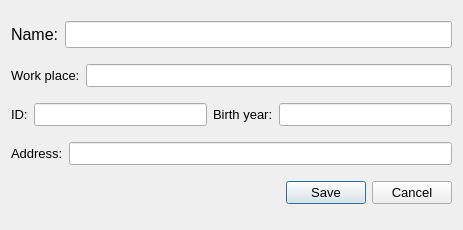
<?xml version="1.0" encoding="UTF-8"?>
<ui version="4.0">
 <class>PatientEditDialog</class>
 <widget class="QDialog" name="PatientEditDialog">
  <property name="geometry">
   <rect>
    <x>0</x>
    <y>0</y>
    <width>463</width>
    <height>230</height>
   </rect>
  </property>
  <property name="windowTitle">
   <string>Patient edit</string>
  </property>
  <layout class="QVBoxLayout" name="verticalLayout">
   <item>
    <layout class="QHBoxLayout" name="horizontalLayout">
     <item>
      <widget class="QLabel" name="nameLabel">
       <property name="sizePolicy">
        <sizepolicy hsizetype="Preferred" vsizetype="Fixed">
         <horstretch>0</horstretch>
         <verstretch>0</verstretch>
        </sizepolicy>
       </property>
       <property name="font">
        <font>
         <pointsize>12</pointsize>
        </font>
       </property>
       <property name="text">
        <string>Name:</string>
       </property>
      </widget>
     </item>
     <item>
      <widget class="QLineEdit" name="nameEdit">
       <property name="font">
        <font>
         <pointsize>12</pointsize>
        </font>
       </property>
      </widget>
     </item>
    </layout>
   </item>
   <item>
    <layout class="QHBoxLayout" name="horizontalLayout_2">
     <property name="sizeConstraint">
      <enum>QLayout::SetDefaultConstraint</enum>
     </property>
     <item>
      <widget class="QLabel" name="workLabel">
       <property name="sizePolicy">
        <sizepolicy hsizetype="Preferred" vsizetype="Fixed">
         <horstretch>0</horstretch>
         <verstretch>0</verstretch>
        </sizepolicy>
       </property>
       <property name="font">
        <font>
         <pointsize>10</pointsize>
        </font>
       </property>
       <property name="text">
        <string>Work place:</string>
       </property>
      </widget>
     </item>
     <item>
      <widget class="QLineEdit" name="workEdit">
       <property name="font">
        <font>
         <pointsize>10</pointsize>
        </font>
       </property>
      </widget>
     </item>
    </layout>
   </item>
   <item>
    <layout class="QHBoxLayout" name="horizontalLayout_3">
     <item>
      <widget class="QLabel" name="idLabel">
       <property name="sizePolicy">
        <sizepolicy hsizetype="Preferred" vsizetype="Fixed">
         <horstretch>0</horstretch>
         <verstretch>0</verstretch>
        </sizepolicy>
       </property>
       <property name="font">
        <font>
         <pointsize>10</pointsize>
        </font>
       </property>
       <property name="text">
        <string>ID:</string>
       </property>
      </widget>
     </item>
     <item>
      <widget class="QLineEdit" name="idEdit">
       <property name="font">
        <font>
         <pointsize>10</pointsize>
        </font>
       </property>
       <property name="inputMask">
        <string>99 999999; </string>
       </property>
      </widget>
     </item>
     <item>
      <widget class="QLabel" name="yearLabel">
       <property name="sizePolicy">
        <sizepolicy hsizetype="Preferred" vsizetype="Fixed">
         <horstretch>0</horstretch>
         <verstretch>0</verstretch>
        </sizepolicy>
       </property>
       <property name="font">
        <font>
         <pointsize>10</pointsize>
        </font>
       </property>
       <property name="text">
        <string>Birth year:</string>
       </property>
      </widget>
     </item>
     <item>
      <widget class="QLineEdit" name="yearEdit">
       <property name="font">
        <font>
         <pointsize>10</pointsize>
        </font>
       </property>
       <property name="inputMask">
        <string>D999; </string>
       </property>
      </widget>
     </item>
    </layout>
   </item>
   <item>
    <layout class="QHBoxLayout" name="horizontalLayout_4">
     <item>
      <widget class="QLabel" name="addressLabel">
       <property name="sizePolicy">
        <sizepolicy hsizetype="Preferred" vsizetype="Fixed">
         <horstretch>0</horstretch>
         <verstretch>0</verstretch>
        </sizepolicy>
       </property>
       <property name="font">
        <font>
         <pointsize>10</pointsize>
        </font>
       </property>
       <property name="text">
        <string>Address:</string>
       </property>
      </widget>
     </item>
     <item>
      <widget class="QLineEdit" name="addressEdit">
       <property name="font">
        <font>
         <pointsize>10</pointsize>
        </font>
       </property>
      </widget>
     </item>
    </layout>
   </item>
   <item>
    <widget class="QDialogButtonBox" name="buttonBox">
     <property name="font">
      <font>
       <pointsize>10</pointsize>
      </font>
     </property>
     <property name="orientation">
      <enum>Qt::Horizontal</enum>
     </property>
     <property name="standardButtons">
      <set>QDialogButtonBox::Cancel|QDialogButtonBox::Save</set>
     </property>
    </widget>
   </item>
  </layout>
 </widget>
 <resources/>
 <connections>
  <connection>
   <sender>buttonBox</sender>
   <signal>accepted()</signal>
   <receiver>PatientEditDialog</receiver>
   <slot>accept()</slot>
   <hints>
    <hint type="sourcelabel">
     <x>248</x>
     <y>254</y>
    </hint>
    <hint type="destinationlabel">
     <x>157</x>
     <y>274</y>
    </hint>
   </hints>
  </connection>
  <connection>
   <sender>buttonBox</sender>
   <signal>rejected()</signal>
   <receiver>PatientEditDialog</receiver>
   <slot>reject()</slot>
   <hints>
    <hint type="sourcelabel">
     <x>316</x>
     <y>260</y>
    </hint>
    <hint type="destinationlabel">
     <x>286</x>
     <y>274</y>
    </hint>
   </hints>
  </connection>
 </connections>
</ui>
